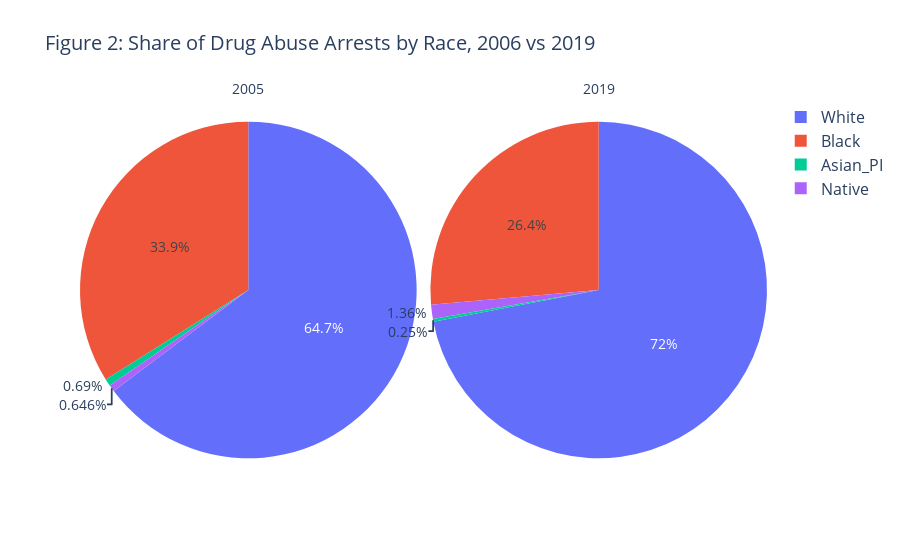

This figure's notebook cell:
### Markdown cell above
When I examined the uncorrected arrest data, two things stood out particularly. Firstly, the number of arrests of white individuals has consistently dominated: in 2005, the number of white individuals arrested for drug abuse was approximately 860,000, and in 2019 it dropped to approximately 750,000. Although the number has decreased, since the total number of arrests for drug abuse has been declining, the proportion of white individuals arrested is actually increasing. This will be mentioned in the subsequent analysis. Secondly, although the number of arrests of black individuals is relatively small in absolute terms (dropping from approximately 450,000 in 2005 to approximately 270,000 in 2019), this does not indicate that the law has begun to relax for black individuals: the per capita arrest rate of black Americans is nearly twice that of white Americans, although their proportion in the total population is much smaller. The annual arrest numbers of Native Americans and Asian/Pacific Islanders still account for only a very small minority, but when the number of non-white individuals is so small, even a very small absolute change can have a considerable proportional impact on these groups.

**Relative Shares Over Time**

### Code cell
df_pct = cleaned_df.copy()
df_pct[['White','Black','Native','Asian_PI']] = (
    df_pct[['White','Black','Native','Asian_PI']].div(df_pct['Total'], axis=0) * 100
)

df_long = df_pct.melt(
    id_vars='Year',
    value_vars=['White','Black','Native','Asian_PI'],
    var_name='Race',
    value_name='Percent'
)

df_compare = df_long[df_long['Year'].isin([2005, 2019])]

fig = px.pie(
    df_compare,
    names='Race',
    values='Percent',
    facet_col='Year',
    title='Figure 2: Share of Drug Abuse Arrests by Race, 2006 vs 2019'
)

fig.update_layout(
    font=dict(size=14),          
    title_font_size=20,          
    legend_font_size=16          
)
fig.for_each_annotation(lambda a: a.update(text=a.text.split('=')[1]))

fig.show()

### Figure 1 — Plotly figure (JSON) as saved in the notebook; plotly's stock layout.template omitted (floating-point values rounded to 4 significant figures)
{"data": [{"domain": {"x": [0, 0.49], "y": [0, 1]}, "hovertemplate": "Year=2005<br>Race=%{label}<br>Percent=%{value}<extra></extra>", "labels": ["White", "Black", "Native", "Asian_PI"], "legendgroup": "", "name": "", "showlegend": true, "type": "pie", "values": [64.75, 33.92, 0.6462, 0.69]}, {"domain": {"x": [0.51, 1], "y": [0, 1]}, "hovertemplate": "Year=2019<br>Race=%{label}<br>Percent=%{value}<extra></extra>", "labels": ["White", "Black", "Native", "Asian_PI"], "legendgroup": "", "name": "", "showlegend": true, "type": "pie", "values": [71.18, 26.11, 1.34, 0.2473]}], "layout": {"annotations": [{"font": {}, "showarrow": false, "text": "2005", "x": 0.245, "xanchor": "center", "xref": "paper", "y": 1, "yanchor": "bottom", "yref": "paper"}, {"font": {}, "showarrow": false, "text": "2019", "x": 0.755, "xanchor": "center", "xref": "paper", "y": 1, "yanchor": "bottom", "yref": "paper"}], "autosize": true, "font": {"size": 14}, "legend": {"font": {"size": 16}, "tracegroupgap": 0}, "title": {"font": {"size": 20}, "text": "Figure 2: Share of Drug Abuse Arrests by Race, 2006 vs 2019"}}}
